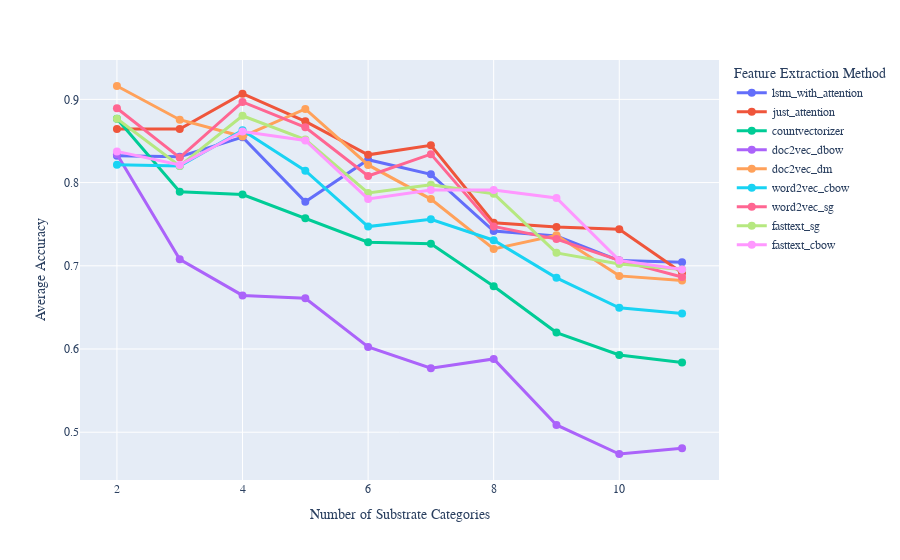

Write notebook code for a chart like this one.
### Code cell
fig = px.line(methods_and_k, x="num_substrates", y="avg_accuracy", color='feature_method', 
              markers=True, 
#               title="Plot of averaged ten fold cross validation Accuracy vs Number of substrate categories", 
             labels={
                     "num_substrates": "Number of Substrate Categories",
                     "avg_accuracy": "Average Accuracy",
                     "feature_method": "Feature Extraction Method"
                 })
fig.update_traces(line=dict(width=3), marker=dict(size=8))
fig.write_html("results_by_k_new_sup_new_unsup_avg_accuracy.html")
# fig.write_image("avg_acc.png")
fig.update_yaxes(tickfont_family="Arial Black", title_font_family="Arial Black")
fig.update_xaxes(tickfont_family="Arial Black", title_font_family="Arial Black")
fig.update_layout(
    font_family="Arial Black",
#     font_color="blue",
    title_font_family="Arial Black")
#     title_font_color="red",
#     legend_title_font_color="green"
fig.show()

### Figure 1 — Plotly figure (JSON) as saved in the notebook; plotly's stock layout.template omitted (floating-point values rounded to 4 significant figures)
{"data": [{"hovertemplate": "Feature Extraction Method=lstm_with_attention<br>Number of Substrate Categories=%{x}<br>Average Accuracy=%{y}<extra></extra>", "legendgroup": "lstm_with_attention", "line": {"color": "#636efa", "dash": "solid", "width": 3}, "marker": {"size": 8, "symbol": "circle"}, "mode": "lines+markers", "name": "lstm_with_attention", "orientation": "v", "showlegend": true, "type": "scatter", "x": [2, 3, 4, 5, 6, 7, 8, 9, 10, 11], "xaxis": "x", "y": [0.8321, 0.8311, 0.8545, 0.7769, 0.8275, 0.8099, 0.7418, 0.7358, 0.7063, 0.7042], "yaxis": "y"}, {"hovertemplate": "Feature Extraction Method=just_attention<br>Number of Substrate Categories=%{x}<br>Average Accuracy=%{y}<extra></extra>", "legendgroup": "just_attention", "line": {"color": "#EF553B", "dash": "solid", "width": 3}, "marker": {"size": 8, "symbol": "circle"}, "mode": "lines+markers", "name": "just_attention", "orientation": "v", "showlegend": true, "type": "scatter", "x": [2, 3, 4, 5, 6, 7, 8, 9, 10, 11], "xaxis": "x", "y": [0.8643, 0.8644, 0.9068, 0.8736, 0.8333, 0.8449, 0.7518, 0.7466, 0.7439, 0.6917], "yaxis": "y"}, {"hovertemplate": "Feature Extraction Method=countvectorizer<br>Number of Substrate Categories=%{x}<br>Average Accuracy=%{y}<extra></extra>", "legendgroup": "countvectorizer", "line": {"color": "#00cc96", "dash": "solid", "width": 3}, "marker": {"size": 8, "symbol": "circle"}, "mode": "lines+markers", "name": "countvectorizer", "orientation": "v", "showlegend": true, "type": "scatter", "x": [2, 3, 4, 5, 6, 7, 8, 9, 10, 11], "xaxis": "x", "y": [0.8768, 0.7889, 0.7856, 0.7571, 0.7283, 0.7265, 0.6754, 0.6197, 0.5929, 0.5838], "yaxis": "y"}, {"hovertemplate": "Feature Extraction Method=doc2vec_dbow<br>Number of Substrate Categories=%{x}<br>Average Accuracy=%{y}<extra></extra>", "legendgroup": "doc2vec_dbow", "line": {"color": "#ab63fa", "dash": "solid", "width": 3}, "marker": {"size": 8, "symbol": "circle"}, "mode": "lines+markers", "name": "doc2vec_dbow", "orientation": "v", "showlegend": true, "type": "scatter", "x": [2, 3, 4, 5, 6, 7, 8, 9, 10, 11], "xaxis": "x", "y": [0.8339, 0.7078, 0.6644, 0.661, 0.6025, 0.5768, 0.588, 0.5087, 0.4738, 0.4806], "yaxis": "y"}, {"hovertemplate": "Feature Extraction Method=doc2vec_dm<br>Number of Substrate Categories=%{x}<br>Average Accuracy=%{y}<extra></extra>", "legendgroup": "doc2vec_dm", "line": {"color": "#FFA15A", "dash": "solid", "width": 3}, "marker": {"size": 8, "symbol": "circle"}, "mode": "lines+markers", "name": "doc2vec_dm", "orientation": "v", "showlegend": true, "type": "scatter", "x": [2, 3, 4, 5, 6, 7, 8, 9, 10, 11], "xaxis": "x", "y": [0.9161, 0.8756, 0.8553, 0.8885, 0.8213, 0.7801, 0.7202, 0.7366, 0.6879, 0.6822], "yaxis": "y"}, {"hovertemplate": "Feature Extraction Method=word2vec_cbow<br>Number of Substrate Categories=%{x}<br>Average Accuracy=%{y}<extra></extra>", "legendgroup": "word2vec_cbow", "line": {"color": "#19d3f3", "dash": "solid", "width": 3}, "marker": {"size": 8, "symbol": "circle"}, "mode": "lines+markers", "name": "word2vec_cbow", "orientation": "v", "showlegend": true, "type": "scatter", "x": [2, 3, 4, 5, 6, 7, 8, 9, 10, 11], "xaxis": "x", "y": [0.8214, 0.82, 0.8629, 0.8143, 0.7471, 0.7559, 0.7307, 0.6855, 0.6496, 0.6427], "yaxis": "y"}, {"hovertemplate": "Feature Extraction Method=word2vec_sg<br>Number of Substrate Categories=%{x}<br>Average Accuracy=%{y}<extra></extra>", "legendgroup": "word2vec_sg", "line": {"color": "#FF6692", "dash": "solid", "width": 3}, "marker": {"size": 8, "symbol": "circle"}, "mode": "lines+markers", "name": "word2vec_sg", "orientation": "v", "showlegend": true, "type": "scatter", "x": [2, 3, 4, 5, 6, 7, 8, 9, 10, 11], "xaxis": "x", "y": [0.8893, 0.83, 0.897, 0.8665, 0.8079, 0.8342, 0.7474, 0.7321, 0.7065, 0.6866], "yaxis": "y"}, {"hovertemplate": "Feature Extraction Method=fasttext_sg<br>Number of Substrate Categories=%{x}<br>Average Accuracy=%{y}<extra></extra>", "legendgroup": "fasttext_sg", "line": {"color": "#B6E880", "dash": "solid", "width": 3}, "marker": {"size": 8, "symbol": "circle"}, "mode": "lines+markers", "name": "fasttext_sg", "orientation": "v", "showlegend": true, "type": "scatter", "x": [2, 3, 4, 5, 6, 7, 8, 9, 10, 11], "xaxis": "x", "y": [0.8768, 0.82, 0.8803, 0.8516, 0.7875, 0.7974, 0.7865, 0.7155, 0.7022, 0.6955], "yaxis": "y"}, {"hovertemplate": "Feature Extraction Method=fasttext_cbow<br>Number of Substrate Categories=%{x}<br>Average Accuracy=%{y}<extra></extra>", "legendgroup": "fasttext_cbow", "line": {"color": "#FF97FF", "dash": "solid", "width": 3}, "marker": {"size": 8, "symbol": "circle"}, "mode": "lines+markers", "name": "fasttext_cbow", "orientation": "v", "showlegend": true, "type": "scatter", "x": [2, 3, 4, 5, 6, 7, 8, 9, 10, 11], "xaxis": "x", "y": [0.8375, 0.8211, 0.8614, 0.8505, 0.7804, 0.7912, 0.7909, 0.7816, 0.7065, 0.6957], "yaxis": "y"}], "layout": {"font": {"family": "Arial Black"}, "legend": {"title": {"text": "Feature Extraction Method"}, "tracegroupgap": 0}, "margin": {"t": 60}, "title": {"font": {"family": "Arial Black"}}, "xaxis": {"anchor": "y", "domain": [0, 1], "tickfont": {"family": "Arial Black"}, "title": {"font": {"family": "Arial Black"}, "text": "Number of Substrate Categories"}}, "yaxis": {"anchor": "x", "domain": [0, 1], "tickfont": {"family": "Arial Black"}, "title": {"font": {"family": "Arial Black"}, "text": "Average Accuracy"}}}}
